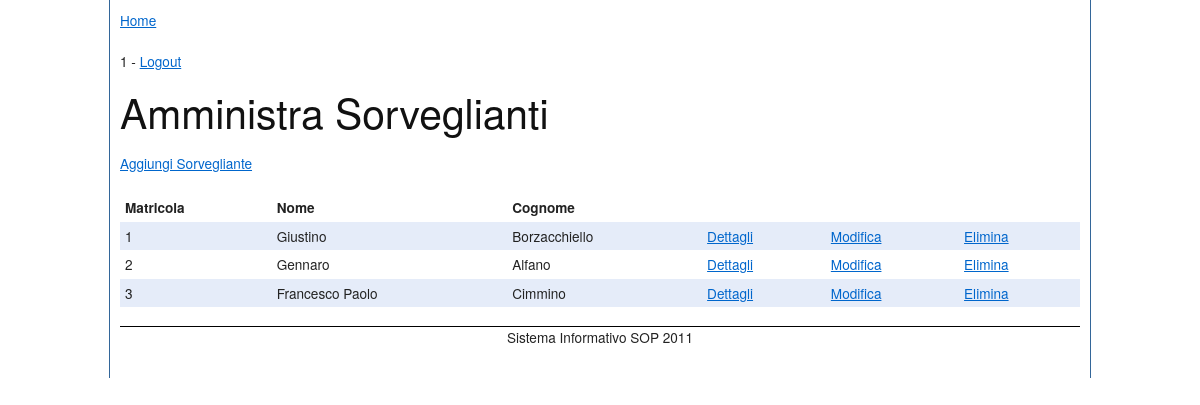
The page /ASC/sorveglianti/index.php (signed in) on the database its author committed.
### tables this page shows
CREATE TABLE Sorveglianti
(
	matricola INTEGER AUTO_INCREMENT PRIMARY KEY,
	nome VARCHAR(50) NOT NULL,
	cognome VARCHAR(50) NOT NULL,
	password VARCHAR(40) NOT NULL,
	codiceSquadra INTEGER DEFAULT 1,
	CONSTRAINT Sorveglianti_fk1
	  FOREIGN KEY (codiceSquadra) REFERENCES Squadre(codiceSquadra)
);

### lib/Utente.php (called while the page is built, shortened)
<?php
require_once 'DB.php';
class Utente {
	public static function isAuthenticated() {
		if (!isset($_SESSION['user_id'])) {
			return false;
		} else {
			return true;
		}
	}
	public static function getCurrentUserId() {
		if (self::isAuthenticated()) {
			return $_SESSION['user_id'];
		} else {
			return '';
		}
	}
}
?>

### lib/DB.php (called while the page is built, shortened)
<?php
class DB {
	private static $instance = NULL;
	private $user = 'sop2011_admin';
	private $password = 'z0m1x9n2';
	private $dbName = 'sop2011';
	private $dbHost = 'localhost';
	private $conn = NULL;
	private function __construct() {
		$this->conn = new mysqli($this->dbHost, $this->user, $this->password, $this->dbName);
		$this->conn->query("SET NAMES 'utf8'");
	}
	public static function getInstance() {
		if (!self::$instance instanceof self) {
			try {
				self::$instance = new self;
			} catch (DatabaseErrorException $e) {
				$r = new Redirect(PUBLIC_URL . '/error.php');
				$r->doRedirect();
			}
		}
		return self::$instance;
	}
	public function query($queryStr) {
		$result = @$this->conn->query($queryStr);
		if ($result !== FALSE) {
			return $result;
		} else {
			$msg = $this->conn->connect_error;
			throw new DatabaseErrorException($msg);
		}
	}
}
?>

### lib/Sorvegliante.php (called while the page is built, shortened)
<?php
require_once 'DB.php';
class Sorvegliante {
	private $matricola;
	private $nome;
	private $cognome;
	public function getMatricola() {
		return $this->matricola;
	}
	public function getNome() {
		return $this->nome;
	}
	public function getCognome() {
		return $this->cognome;
	}
	public function setMatricola($matricola) {
		$this->matricola = $matricola;
	}
	public function setNome($nome) {
		$this->nome = $nome;
	}
	public function setCognome($cognome) {
		$this->cognome = $cognome;
	}
	public static function findAll() {
		$db = DB::getInstance();
		$queryStr = "SELECT matricola, nome, cognome FROM Sorveglianti";
		try {
			$result = $db->query($queryStr);
			$out = array();
			while ($row = $result->fetch_assoc()) {
				$out[] = new Sorvegliante($row['nome'], $row['cognome'], $row['matricola']);
			}
			return $out;
		} catch (DatabaseErrorException $exc) {
			$msg = "<p>Errore! Non riesco a trovare i Sorveglianti.</p>";
			$msg .= "<p>La query usata: " . $queryStr . "</p>";
			echo $msg;
			echo '<p>' . $exc->getTraceAsString() . '</p>';
			exit;
		}
	}
}
?>

### public/ASC/sorveglianti/index.php (the view, shortened to what this page needs)
<?php
require_once 'Sorvegliante.php';
$pageTitle = "Amministra Sorveglianti";
$tuttiISorveglianti = Sorvegliante::findAll();
?>
<?php include HELPERS_DIR . '/testata.php'; ?>
		<h1><?php echo $pageTitle ?></h1>
		<p><a href="nuovo.php">Aggiungi Sorvegliante</a></p>
      <table>
			<tr>
				<th>Matricola</th>
				<th>Nome</th>
				<th>Cognome</th>
			</tr>
			<?php foreach ($tuttiISorveglianti as $s) :
				$matricola = $s->getMatricola();
				$matricolaClean = urlencode($matricola);
				$modificaUrl = 'modifica.php?matricola=' . $matricolaClean;
				$eliminaUrl = 'elimina.php?matricola=' . $matricolaClean;
				$infoUrl = 'dettagli.php?matricola=' . $matricolaClean;
				?>
				<tr>
					<td><?php echo $matricola; ?></td>
					<td><?php echo $s->getNome(); ?></td>
					<td><?php echo $s->getCognome(); ?></td>
					<td><a href="<?php echo $infoUrl; ?>">Dettagli</a></td>
					<td><a href="<?php echo $modificaUrl; ?>">Modifica</a></td>
					<td><a href="<?php echo $eliminaUrl; ?>">Elimina</a></td>
				</tr>
			<?php endforeach; ?>
		</table>
<?php include HELPERS_DIR . '/piepagina.php'; ?>

### viewHelpers/testata.php (shortened to what this page needs)
<!DOCTYPE html PUBLIC "-//W3C//DTD XHTML 1.0 Strict//EN"
	"http://www.w3.org/TR/xhtml1/DTD/xhtml1-strict.dtd">
<html xmlns="http://www.w3.org/1999/xhtml" xml:lang="it">
   <head>
		<link rel="stylesheet" type="text/css" href="<?php echo PUBLIC_URL.'/css/screen.css'; ?>"/>
		<link rel="stylesheet" type="text/css" href="<?php echo PUBLIC_URL.'/css/jquery-ui-1.8.7.custom.css'; ?>"/>
   </head>
	<body>
		<div id="wrapper">
		<p><a href="<?php echo PUBLIC_URL; ?>">Home</a></p>
		<?php
		require_once 'Utente.php';
		if(Utente::isAuthenticated()):
			?>
		<p><?php echo Utente::getCurrentUserId(); ?> - <a href="<?php echo ACTION_URL . '/utente/logout.php' ?>">Logout</a> </p>
		<?php endif; ?>

### viewHelpers/piepagina.php
<div id="footer">
	<p>Sistema Informativo SOP 2011</p>
</div>
</div>
</body>
</html>

### public/css/screen.css (style rules this page uses)
html { margin:0;padding:0;border:0; }
body, div, span, object, iframe, h1, h2, h3, h4, h5, h6, p, blockquote, pre, a, abbr, acronym, address, code, del, dfn, em, img, q, dl, dt, dd, ol, ul, li, fieldset, form, label, legend, table, caption, tbody, tfoot, thead, tr, th, td, article, aside, dialog, figure, footer, header, hgroup, nav, section { margin:0;padding:0;border:0;font-weight:inherit;font-style:inherit;font-size:100%;font-family:inherit;vertical-align:baseline; }
body { line-height:1.5;background:white; }
table { border-collapse:separate;border-spacing:0; }
caption, th, td { text-align:left;font-weight:normal;float:none !important; }
table, th, td { vertical-align:middle; }
html { font-size:100.01%; }
body { font-size:85%;color:#222;background:#fff;font-family:"Helvetica Neue", Arial, Helvetica, sans-serif; }
h1, h2, h3, h4, h5, h6 { font-weight:normal;color:#111; }
h1 { font-size:3em;line-height:1;margin-bottom:0.5em; }
p { margin:0 0 1.5em; }
a { color:#06c;text-decoration:underline; }
table { margin-bottom:1.4em;width:100%; }
th { font-weight:bold; }
th, td, caption { padding:4px 10px 4px 5px; }
tbody tr:nth-child(even) td, tbody tr.even td { background:#e5ecf9; }
#wrapper { border-left: 1px solid #369; border-right: 1px solid #369; margin: 0 auto; padding: 10px; width:960px; }
#footer { border-top: 1px solid #000; clear:both; margin-top: 10px; text-align: center; }

### rows shown on the page
sorveglianti: matricola "1", nome "Giustino", cognome "Borzacchiello"
sorveglianti: matricola "2", nome "Gennaro", cognome "Alfano"
sorveglianti: matricola "3", nome "Francesco Paolo", cognome "Cimmino"

### other values the page prints
Utente::getCurrentUserId() "1"
$pageTitle "Amministra Sorveglianti"
